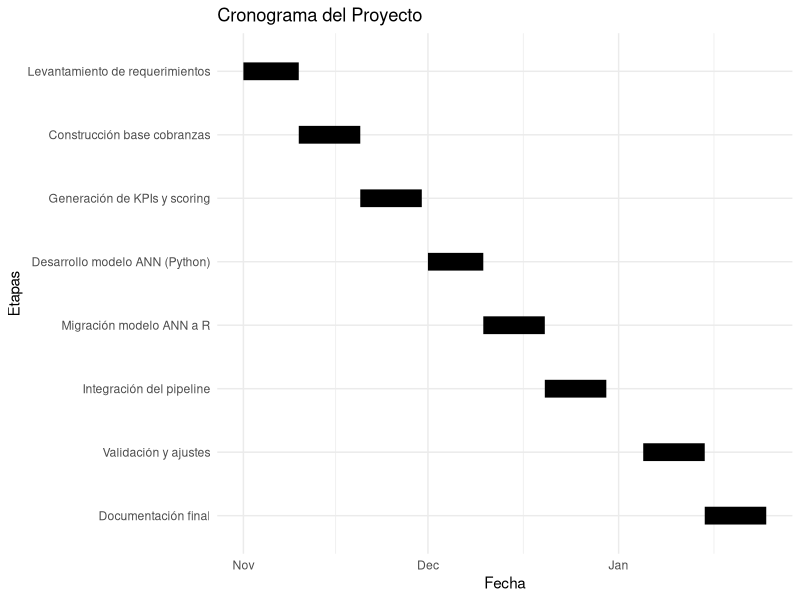

Source code (R):
## ---- chunk 1
knitr::opts_chunk$set(
  echo = TRUE,
  message = FALSE,
  warning = FALSE
)
## ---- chunk 2
library(ggplot2)
library(dplyr)

cronograma <- data.frame(
  Etapa = c(
    "Levantamiento de requerimientos",
    "Construcción base cobranzas",
    "Generación de KPIs y scoring",
    "Desarrollo modelo ANN (Python)",
    "Migración modelo ANN a R",
    "Integración del pipeline",
    "Validación y ajustes",
    "Documentación final"
  ),
  Inicio = as.Date(c(
    "2025-11-01","2025-11-10","2025-11-20","2025-12-01",
    "2025-12-10","2025-12-20","2026-01-05","2026-01-15"
  )),
  Fin = as.Date(c(
    "2025-11-10","2025-11-20","2025-11-30","2025-12-10",
    "2025-12-20","2025-12-30","2026-01-15","2026-01-25"
  ))
)

#ordenar por fecha y fijar niveles
cronograma <- cronograma %>%
  arrange(desc(Inicio)) %>%
  mutate(Etapa = factor(Etapa, levels = Etapa))

ggplot(cronograma) +
  geom_segment(aes(x = Inicio, xend = Fin, y = Etapa, yend = Etapa),
               linewidth = 6) +
  labs(
    title = "Cronograma del Proyecto",
    x = "Fecha",
    y = "Etapas"
  ) +
  theme_minimal()
## ---- chunk 3
library(DiagrammeR)

grViz("
digraph flujo {

  rankdir = LR;

  node [shape = rectangle, style = filled, fillcolor = lightgrey];

  Datos1 [label = 'Datos Clientes'];
  Datos2 [label = 'Datos Facturación'];
  Datos3 [label = 'Datos Financieros'];

  Limpieza [label = 'Limpieza y preparación'];
  Cobranzas [label = 'Base Analítica de Cobranzas'];
  KPIs [label = 'KPIs y Scoring'];
  ANN [label = 'Modelo ANN'];
  Output [label = 'Outputs y Reportes'];

  Datos1 -> Limpieza;
  Datos2 -> Limpieza;
  Datos3 -> Limpieza;

  Limpieza -> Cobranzas;
  Cobranzas -> KPIs;
  KPIs -> ANN;
  ANN -> Output;
}
")
